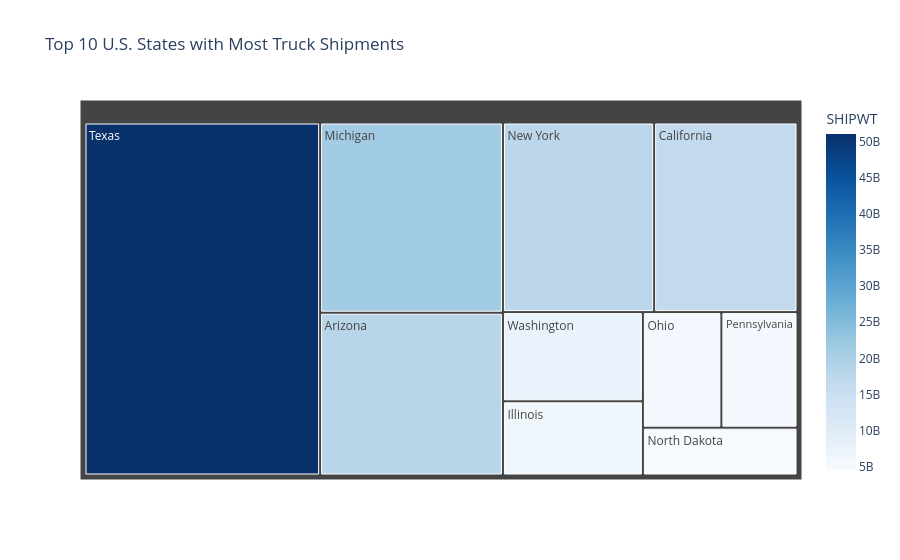

This figure's notebook cell:
### Markdown cell above
🔹 Insight:

This shows the states/ports with the highest truck shipment volume, which may indicate heavy greenhouse gas emission.

### Code cell
fig = px.treemap(top_us_states.reset_index(), 
                 path=["USASTATE"], 
                 values="SHIPWT", 
                 title="Top 10 U.S. States with Most Truck Shipments",
                 color="SHIPWT",
                 color_continuous_scale="Blues")

fig.show()

### Figure 1 — Plotly figure (JSON) as saved in the notebook; plotly's stock layout.template omitted (floating-point values rounded to 4 significant figures)
{"data": [{"branchvalues": "total", "customdata": [[18278952263], [16689731306], [6375481546], [21358737617], [17600065108], [4541682124], [5570767923], [5401226342], [51070000000.0], [7666561573]], "domain": {"x": [0, 1], "y": [0, 1]}, "hovertemplate": "labels=%{label}<br>SHIPWT_sum=%{value}<br>parent=%{parent}<br>id=%{id}<br>SHIPWT=%{color}<extra></extra>", "ids": ["Arizona", "California", "Illinois", "Michigan", "New York", "North Dakota", "Ohio", "Pennsylvania", "Texas", "Washington"], "labels": ["Arizona", "California", "Illinois", "Michigan", "New York", "North Dakota", "Ohio", "Pennsylvania", "Texas", "Washington"], "marker": {"coloraxis": "coloraxis", "colors": [18278952263, 16689731306, 6375481546, 21358737617, 17600065108, 4541682124, 5570767923, 5401226342, 51070000000.0, 7666561573]}, "name": "", "parents": ["", "", "", "", "", "", "", "", "", ""], "type": "treemap", "values": [18278952263, 16689731306, 6375481546, 21358737617, 17600065108, 4541682124, 5570767923, 5401226342, 51073479639, 7666561573]}], "layout": {"coloraxis": {"colorbar": {"title": {"text": "SHIPWT"}}, "colorscale": [[0, "rgb(247,251,255)"], [0.125, "rgb(222,235,247)"], [0.25, "rgb(198,219,239)"], [0.375, "rgb(158,202,225)"], [0.5, "rgb(107,174,214)"], [0.625, "rgb(66,146,198)"], [0.75, "rgb(33,113,181)"], [0.875, "rgb(8,81,156)"], [1, "rgb(8,48,107)"]]}, "legend": {"tracegroupgap": 0}, "title": {"text": "Top 10 U.S. States with Most Truck Shipments"}}}
